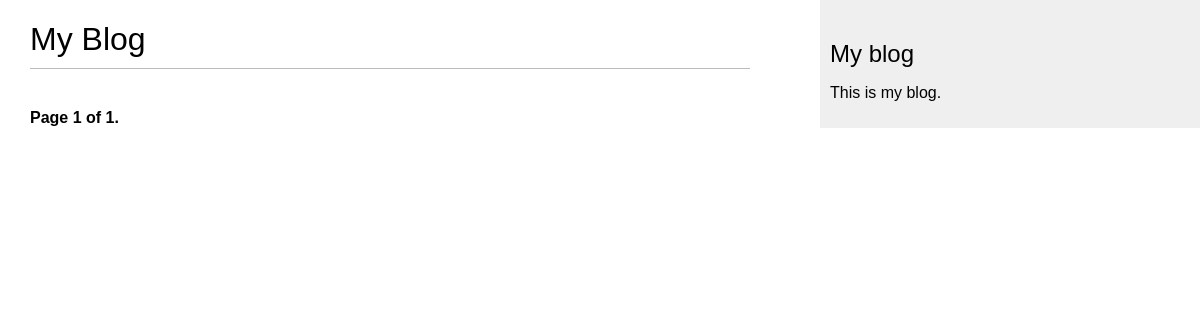
The page /blog/ on the database as committed earlier.
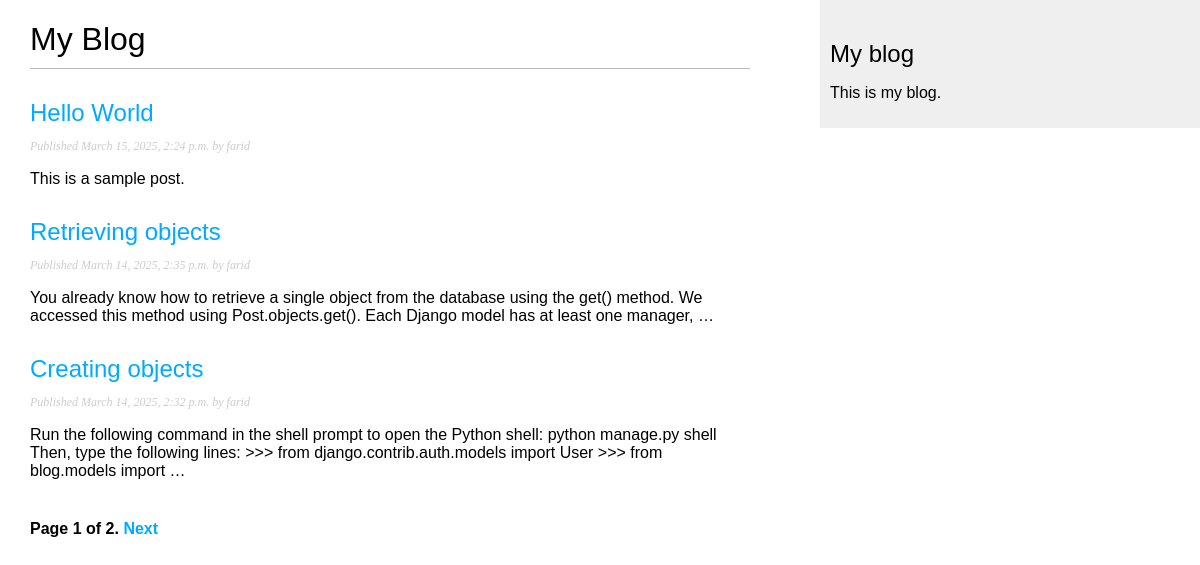
The same page on the database as committed later.
### blog/models.py (models this page shows, shortened)
class Post(models.Model):
    class Status(models.TextChoices):
        DRAFT = "DF", "Draft"
        PUBLISHED = "PB", "Published"
    title = models.CharField(max_length=250)
    slug = models.SlugField(max_length=250, unique_for_date="publish")
    author = models.ForeignKey(
        settings.AUTH_USER_MODEL, on_delete=models.CASCADE, related_name="blog_posts"
    )
    body = models.TextField()
    publish = models.DateTimeField(default=timezone.now)
    created = models.DateTimeField(auto_now_add=True)
    updated = models.DateTimeField(auto_now=True)
    status = models.CharField(max_length=2, choices=Status, default=Status.DRAFT)
    objects = models.Manager()  # The default manager.
    published = PublishedManager()  # Our custom manager.
    class Meta:
        ordering = ["-publish"]
        indexes = [
            models.Index(fields=["-publish"]),
        ]
    def get_absolute_url(self):
        return reverse(
            "blog:post_detail",
            args=[self.publish.year, self.publish.month, self.publish.day, self.slug],
        )

### users/models.py (models this page shows)
class CustomUser(AbstractUser):
    pass
    def __str__(self):
        return self.username

### blog/views.py (the view)
# urls.py: path("", views.post_list, name="post_list"),
def post_list(request):
    post_list = Post.published.all()
    paginator = Paginator(post_list, 3)
    page_number = request.GET.get("page", 1)
    posts = paginator.page(page_number)
    return render(request, "blog/post/list.html", {"posts": posts})

### blog/models.py (called while the page is built)
    def get_queryset(self):
        return super().get_queryset().filter(status=Post.Status.PUBLISHED)

### blog/templates/blog/post/list.html (shortened to what this page needs)
{% extends "blog/base.html" %}
{% block content %}
  <h1>My Blog</h1>
  {% for post in posts %}
    <h2>
        <a href="{{ post.get_absolute_url }}">
        {{ post.title }}
      </a>
    </h2>
    <p class="date">
      Published {{ post.publish }} by {{ post.author }}
    </p>
    {{ post.body|truncatewords:30|linebreaks }}
  {% endfor %}
  {% include "pagination.html" with page=posts %}
{% endblock %}

### blog/templates/blog/base.html (shortened to what this page needs)
{% load static %}
<!DOCTYPE html>
<html>
<head>
  <link href="{% static "css/blog.css" %}" rel="stylesheet">
</head>
<body>
  <div id="content">
    {% block content %}
    {% endblock %}
  </div>
  <div id="sidebar">
    <h2>My blog</h2>
    <p>This is my blog.</p>
  </div>
</body>
</html>

### blog/templates/pagination.html (shortened to what this page needs)
<div class="pagination">
    <span class="step-links">
      <span class="current">
        Page {{ page.number }} of {{ page.paginator.num_pages }}.
      </span>
      {% if page.has_next %}
        <a href="?page={{ page.next_page_number }}">Next</a>
      {% endif %}
    </span>
  </div>

### blog/static/css/blog.css (style rules this page uses)
body { margin:0; padding:0; font-family:helvetica, sans-serif; }
a { color:#00abff; text-decoration:none; }
h1 { font-weight:normal; border-bottom:1px solid #bbb; padding:0 0 10px 0; }
h2 { font-weight:normal; margin:30px 0 0; }
#content { float:left; width:60%; padding:0 0 0 30px; }
#sidebar { float:right; width:30%; padding:10px; background:#efefef; height:100%; }
p.date { color:#ccc; font-family: georgia, serif; font-size: 12px; font-style: italic; }
.pagination { margin:40px 0; font-weight:bold; }

Rows that differ between the two databases and show on the page:
added Post: title "Hello World", publish "March 15, 2025, 2:24 p.m.", author "farid", body "This is a sample post."
added Post: title "Retrieving objects", publish "March 14, 2025, 2:35 p.m.", author "farid", body "You already know how to retrieve a single object from the database using the get() method. We accessed this method using Post.objects.get(). Each Django model has at least one manager, …"
added Post: title "Creating objects", publish "March 14, 2025, 2:32 p.m.", author "farid", body "Run the following command in the shell prompt to open the Python shell: python manage.py shell Then, type the following lines: >>> from django.contrib.auth.models import User >>> from blog.models import …"
Other text that changed with them:
{{ page.paginator.num_pages }}: "1" → "2"
text now shown: "Next"
